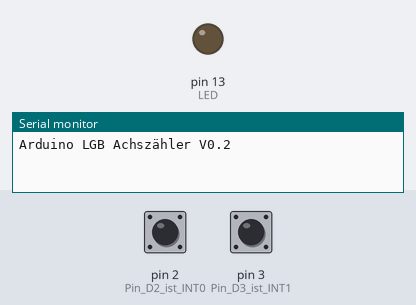
Recording of a sketch running on a simulated Arduino Uno, built with avr-gcc and run on an emulated ATmega328P. Shown: output pins drawn as LEDs (lit = HIGH), the last lines printed to the serial monitor. Inputs (shaded band) come from the test bench; at power-on: pin 2 (Pin_D2_ist_INT0) HIGH, pin 3 (Pin_D3_ist_INT1) HIGH.

Above: at 1.2 s.
1.3 s: pin 2 (Pin_D2_ist_INT0) pulled LOW for 0.15 s
At 1.9 s:
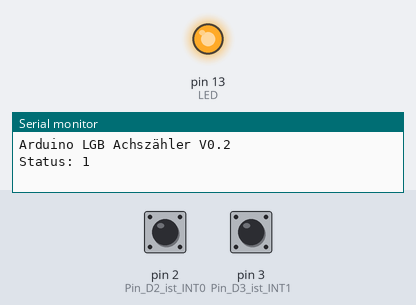
4.4 s: pin 3 (Pin_D3_ist_INT1) pulled LOW for 0.15 s
At 10.6 s:
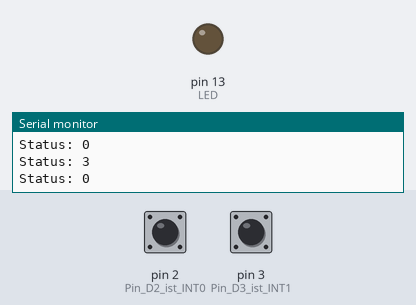
Timing chart, 0 to 12.0 s (numbered marks = the images above; inputs shaded):
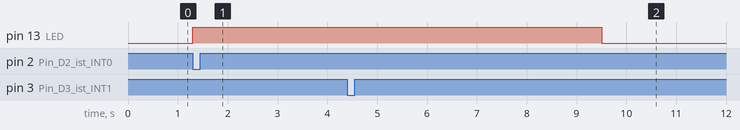

Measured:
- after the input at 1.3 s, pin 13 (LED): LOW → HIGH at once
- after the input at 4.4 s, pin 13 (LED): HIGH → LOW after 5.1 s instead of 1.9 s

The sketch:

Achszaehler_v02.ino
```cpp
// LGB Achszaehler mit zwei Reedkontakten
// Version 0.2
// Andreas Franz, 03.06.2021

int LED = 13;
unsigned long alteZeit = 0, warteZeit = 100, letzterKontakt = 0, resetZeit = 5000;
volatile bool KontaktA = false, KontaktB = false;
int state = 0, old_state = 0;
signed int count = 0, old_count = 0;

void setup() {
  Serial.begin(19200);
  pinMode(LED, OUTPUT);    // LED Pin
  pinMode(2, INPUT_PULLUP);       // Pin D2 ist INT0
  pinMode(3, INPUT_PULLUP);       // Pin D3 ist INT1
  attachInterrupt(0, Kontakt_A, LOW);
  // Pin 2 (INT 0) geht auf 0V (LOW) dann interruptRoutine aufrufen
  attachInterrupt(1, Kontakt_B, LOW);
  // Pin 3 (INT 1) geht auf 0V (LOW) dann interruptRoutine aufrufen
  Serial.println("Arduino LGB Achszähler V0.2");
}

void loop() {
  switch (state) {
    case 0:                   //Ausgangszustand
      if (KontaktA == true) { //Wenn KontaktA befahren wird, dann
        state = 1;            //in Status 1 wechseln
        KontaktA = false;     //Variable zurücksetzen
      }
      if (KontaktB == true) { //Wenn KontaktB befahren wird, dann
        state = 3;           //in Status 3 wechseln
        KontaktB = false;     //Variable zurücksetzen
      }
      break;
    case 1:                                   //KontaktA wurde befahren
      if (KontaktB == true) {                 //Wenn KontaktB befahren wird, dann
        count++;                              //Zähler um 1 erhöhen
        state = 2;                           //in Status 2 wechseln
        KontaktB = false;                     //Variable zurücksetzen
        attachInterrupt(0, Kontakt_A, LOW);   //Interrupt KontaktA wieder aktivieren
        alteZeit = millis();                  //Zeitpunkt merken
      }
      break;
    case 2:                                       //Warten nach zweitem Kontakt Richtung A->B
      if (KontaktA == true) {                     //Wenn KontaktA befahren wird, dann ist keine Wartezeit nötig und
        state = 1;                                //in Status 1 wechseln
        KontaktA = false;                         //Variable zurücksetzen
        attachInterrupt(1, Kontakt_B, LOW);       //Interrupt KontaktB aktivieren
      }
      if ((millis() - alteZeit) > warteZeit) {    //Wenn warteZeit abgelaufen ist, dann
        state = 0;                                //in Status 0 wechseln
        digitalWrite(LED, LOW);
        attachInterrupt(1, Kontakt_B, LOW);       //Interrupt KontaktB aktivieren
      }
      break;
    case 3:                                   //KontaktB wurde befahren
      if (KontaktA == true) {                 //Wenn KontaktA befahren wird, dann
        count--;                              //Zähler um 1 erniedirgen
        state = 4;                           //in Status 4 wechseln
        KontaktA = false;                     //Variable zurücksetzen
        attachInterrupt(1, Kontakt_B, LOW);   //Interrupt KontaktB wieder aktivieren
        alteZeit = millis();                  //Zeitpunkt merken
      }
      break;
    case 4:                                       //Warten nach zweitem Kontakt Richtung B->A
      if (KontaktB == true) {                     //Wenn KontaktB befahren wird, dann ist keine Wartezeit nötig und
        state = 3;                                //in Status 3 wechseln
        KontaktB = false;                         //Variable zurücksetzen
        attachInterrupt(0, Kontakt_A, LOW);        //Interrupt KontaktA aktivieren
      }
      if ((millis() - alteZeit) > warteZeit) {    //Wenn warteZeit abgelaufen ist, dann
        state = 0;                                //in Status 0 wechseln
        digitalWrite(LED, LOW);
        attachInterrupt(0, Kontakt_A, LOW);       //Interrupt KontaktA aktivieren
      }
      break;
  }

  if (state != old_state) {     //Wenn sich der Status ändert, dann
    Serial.print("Status: ");   //Status auf Seriellen Monitor ausgeben
    Serial.println(state);
    old_state = state;          //Vergleichswert anpassen
    letzterKontakt = millis();  //Zeit der letzten Statusänderung speichern
  }

  if (state != 0) {
    digitalWrite(LED, HIGH);                    //Wenn State nicht 0, dann LED einschalten
    if ((millis() - letzterKontakt) > 5000) {   //Wenn Status länger als 5s nicht 0, dann
      state = 0;                                //Status auf 0 zurücksetzen
      digitalWrite(LED, LOW);                   //LED ausschalten
      attachInterrupt(0, Kontakt_A, LOW);       //Interrupt KontaktA aktivieren
      attachInterrupt(1, Kontakt_B, LOW);       //Interrupt KontaktB aktivieren
    }
  }

  if (count != old_count) {           //Wenn sich der Zählerstand geändert hat, dann
    Serial.print("Zaehlerstand: ");   //Zählerstand auf Seriellem Monitor ausgeben
    Serial.println(count);
    old_count = count;
  }

}

void Kontakt_A() {      //ISR für KontaktA am Pin D2 - Interrupt 0
  detachInterrupt(digitalPinToInterrupt(2));   //Interrupt deaktivieren
  KontaktA = true;      //Variabale auf TRUE setzen
}

void Kontakt_B() {      //ISR für KontaktB am Pin D3 - Interrupt 1
  detachInterrupt(digitalPinToInterrupt(3));   //Interrupt deaktivieren
  KontaktB = true;      //Variabale auf TRUE setzen
}
```
